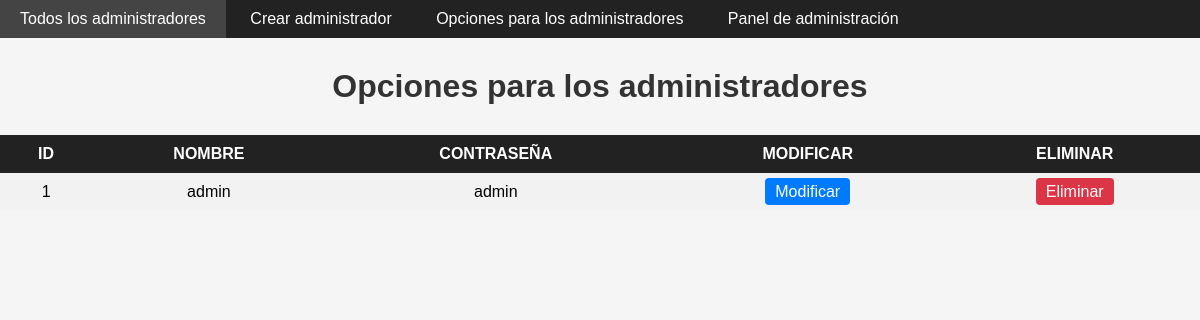
Screenshot of /administradores/opciones_administradores/ with the database file from the repository.
### administrador/models.py (models this page shows, shortened)
class Administradores(models.Model):
    id_admin = models.AutoField(primary_key=True)
    nombre_admin = models.CharField(max_length=40, null=False)
    contrasena_admin = models.CharField(max_length=30, null=False)

### administrador/views.py (the view)
# urls.py: path('administradores/opciones_administradores/',views.opc_admins,name="opciones_administrador"),
def opc_admins(request):
    administradores = Administradores.objects.all()
    return render(request,'html/administradores/opciones_administradores.html',{'administradores':administradores})

### administrador/templates/html/administradores/opciones_administradores.html (shortened to what this page needs)
{% load static %}
<!DOCTYPE html>
<html lang="en">
<head>
    <link rel="stylesheet" href="{% static 'css/opciones_administradores.css' %}">
</head>
<body>
    <nav>
        <ul>
            <li><a href="{% url 'admins_totales' %}">Todos los administradores</a></li>
            <li><a href="{% url 'crear_admin' %}">Crear administrador</a></li>
            <li><a href="{% url 'opciones_administrador' %}">Opciones para los administradores</a></li>
            <li><a href="{% url 'panel_administracion' %}">Panel de administración</a></li>
        </ul>
    </nav>
    <h1>Opciones para los administradores</h1>
    <table>
        {% if administradores %}
        <th>ID</th>
        <th>NOMBRE</th>
        <th>CONTRASEÑA</th>
        <th>MODIFICAR</th>
        <th>ELIMINAR</th>
        {% for a in administradores %}
            <tr>
                <td>{{a.id_admin}}</td>
                <td>{{a.nombre_admin}}</td>
                <td>{{a.contrasena_admin}}</td>
                <td><a href="{% url 'encontrar_administrador' pk=a.id_admin %}"class="btm-Modificar">Modificar</a></td>
                <td><a href="{% url 'eliminar_administrador'  pk=a.id_admin %}"class="btm-Eliminar">Eliminar</a></td>
            </tr>
        {% endfor %}
        {% endif %}
    </table>
</body>

### administrador/static/css/opciones_administradores.css (style rules this page uses)
body { font-family: Arial, sans-serif; background-color: #f5f5f5; margin: 0; padding: 0; }
h1 { text-align: center; color: #333; margin: 30px 0; }
nav { background-color: #222; }
nav ul { list-style: none; padding: 0; margin: 0; }
nav ul li { display: inline-block; }
nav ul li a { display: block; color: #fff; text-decoration: none; padding: 10px 20px; font-size: 16px; }
table { width: 100%; border-collapse: collapse; margin-top: 20px; }
th, td { padding: 10px; text-align: center; }
th { background-color: #222; color: #fff; }
tr:nth-child(even) { background-color: #f2f2f2; }
.btm-Modificar { background-color: #007bff; color: #fff; padding: 5px 10px; text-decoration: none; border-radius: 4px; }
.btm-Eliminar { background-color: #dc3545; color: #fff; padding: 5px 10px; text-decoration: none; border-radius: 4px; }

### rows the page displays
Administradores: id_admin "1", nombre_admin "admin", contrasena_admin "admin"
